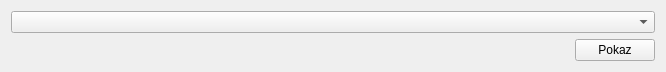
<?xml version="1.0" encoding="UTF-8"?>
<ui version="4.0">
 <class>Form</class>
 <widget class="QWidget" name="Form">
  <property name="geometry">
   <rect>
    <x>0</x>
    <y>0</y>
    <width>666</width>
    <height>72</height>
   </rect>
  </property>
  <property name="windowTitle">
   <string>Form</string>
  </property>
  <layout class="QVBoxLayout" name="verticalLayout">
   <item>
    <widget class="QComboBox" name="comboBox"/>
   </item>
   <item>
    <layout class="QHBoxLayout" name="horizontalLayout">
     <item>
      <spacer name="horizontalSpacer">
       <property name="orientation">
        <enum>Qt::Horizontal</enum>
       </property>
       <property name="sizeHint" stdset="0">
        <size>
         <width>40</width>
         <height>20</height>
        </size>
       </property>
      </spacer>
     </item>
     <item>
      <widget class="QPushButton" name="search1">
       <property name="text">
        <string>Pokaz</string>
       </property>
      </widget>
     </item>
    </layout>
   </item>
  </layout>
 </widget>
 <resources/>
 <connections/>
</ui>
